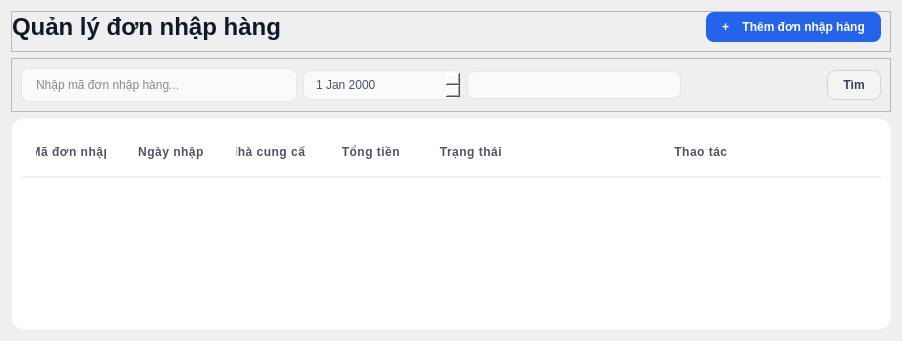
         <widget class="QWidget" name="pageNhapHang">
          <property name="styleSheet">
           <string notr="true">/* 1. Thiết lập nền cho trang */
QWidget#pageNhapHang {
    background-color: #f8f9fa; /* Màu xám cực nhạt giúp thẻ trắng nổi bật [cite: 98-99] */
}

/* 2. Tiêu đề trang */
QLabel#lblTitleQuanLyNhapHang {
    font-size: 24px;
    font-weight: bold;
    color: #111827; /* Đen tuyền chuyên nghiệp [cite: 114-115, 170] */
}

/* 3. Thẻ chứa bảng (Frame) */
QFrame#frNhapHang {
    background-color: #ffffff;
    border: 1px solid #f3f4f6;
    border-radius: 12px; /* Bo góc đồng bộ với trang Sản phẩm và Đơn hàng [cite: 117, 174, 232] */
}

/* 4. Tùy chỉnh Bảng Hóa đơn */
QTableWidget#tblDanhSachNhapHang {
    background-color: white;
    border: none;
    gridline-color: transparent; /* Ẩn lưới để trông sạch sẽ [cite: 108, 133, 210] */
    outline: none;
}

/* Tiêu đề cột (Headers) */
QHeaderView::section {
    background-color: white;
    padding: 15px;
    border: none;
    border-bottom: 2px solid #f3f4f6;
    font-weight: bold;
    color: #4b5563; /* Màu xám đậm chuyên nghiệp [cite: 118, 175, 233] */
    text-transform: uppercase; /* BUỘC IN HOA TIÊU ĐỀ CỘT [cite: 67-68] */
    letter-spacing: 0.5px;
}

/* Nút Thêm nhà cung cấp màu xanh dương */
QPushButton#btnThemDonNhapHang {
    background-color: #2563eb;
    color: white;
    font-weight: bold;
    border-radius: 8px;
    padding: 8px 16px;
}

QPushButton#btnThemDonNhapHang:hover {
    background-color: #1d4ed8;
}

/* 3. KHỐI TÌM KIẾM (frTimKiem) - Thiết kế dạng Card mỏng [cite: 331, 287, 456] */
QFrame#frTimKiem {
    background-color: #ffffff;
    border: 1px solid #e5e7eb;
    border-radius: 12px;
    padding: 5px;
}

/* Ô nhập liệu tìm kiếm [cite: 396-402] */
QLineEdit#txtTimKiemDonNhap {
    background-color: #f9fafb;
    border: 1px solid #e5e7eb;
    border-radius: 8px;
    padding: 8px 12px;
    color: #111827;
    min-width: 250px;
}

QLineEdit#txtTimKiemDonNhap:focus {
    border: 2px solid #2563eb;
    background-color: #ffffff;
}

/* Bộ lọc Trạng thái (ComboBox) [cite: 403-411] */
QComboBox#cbLocNCC {
    background-color: #f9fafb;
    border: 1px solid #e5e7eb;
    border-radius: 8px;
    padding: 5px 15px;
    color: #4b5563;
    min-width: 150px;
}

QComboBox#cbLocNCC::drop-down {
    border: none;
    width: 30px;
}

QComboBox#cbLocNCC::down-arrow {
    image: none;
    border-left: 5px solid transparent;
    border-right: 5px solid transparent;
    border-top: 5px solid #6b7280;
    margin-right: 10px;
}

/* Nút Tìm kiếm [cite: 162, 336] */
QPushButton#btnTimKiemDonNhap {
    background-color: #f3f4f6;
    color: #374151;
    border: 1px solid #d1d5db;
    border-radius: 8px;
    padding: 7px 15px;
    font-weight: 600;
}

QPushButton#btnTimKiemDonHang:hover {
    background-color: #e5e7eb;
}

/* Áp dụng cho ô chọn ngày tháng */
QDateEdit {
    background-color: #f9fafb;
    border: 1px solid #e5e7eb;
    border-radius: 8px; /* Bo góc 8px chuẩn hệ thống [cite: 282, 287] */
    padding: 6px 10px;
    color: #4b5563; /* Màu xám đậm chuyên nghiệp [cite: 290] */
    min-width: 120px;
}

QDateEdit:focus {
    border: 2px solid #2563eb; /* Xanh dương khi chọn [cite: 294] */
    background-color: #ffffff;
}

/* Tùy chỉnh nút mũi tên lịch */
QDateEdit::drop-down {
    border: none;
    width: 25px;
}</string>
          </property>
          <layout class="QVBoxLayout" name="verticalLayout_6">
           <item>
            <widget class="QFrame" name="frTitleNhapHang">
             <property name="frameShape">
              <enum>QFrame::StyledPanel</enum>
             </property>
             <property name="frameShadow">
              <enum>QFrame::Raised</enum>
             </property>
             <layout class="QHBoxLayout" name="horizontalLayout_13">
              <property name="leftMargin">
               <number>0</number>
              </property>
              <property name="topMargin">
               <number>0</number>
              </property>
              <item>
               <widget class="QLabel" name="lblTitleQuanLyNhapHang">
                <property name="text">
                 <string>Quản lý đơn nhập hàng</string>
                </property>
               </widget>
              </item>
              <item>
               <spacer name="horizontalSpacer_12">
                <property name="orientation">
                 <enum>Qt::Horizontal</enum>
                </property>
                <property name="sizeHint" stdset="0">
                 <size>
                  <width>388</width>
                  <height>20</height>
                 </size>
                </property>
               </spacer>
              </item>
              <item>
               <widget class="QPushButton" name="btnThemDonNhapHang">
                <property name="text">
                 <string>+    Thêm đơn nhập hàng</string>
                </property>
               </widget>
              </item>
             </layout>
            </widget>
           </item>
           <item>
            <widget class="QFrame" name="frTimKiem_6">
             <property name="frameShape">
              <enum>QFrame::StyledPanel</enum>
             </property>
             <property name="frameShadow">
              <enum>QFrame::Raised</enum>
             </property>
             <layout class="QHBoxLayout" name="horizontalLayout_17">
              <item>
               <widget class="QLineEdit" name="txtTimKiemDonNhap">
                <property name="placeholderText">
                 <string>Nhập mã đơn nhập hàng...</string>
                </property>
               </widget>
              </item>
              <item>
               <widget class="QDateEdit" name="deLocNgay_2"/>
              </item>
              <item>
               <widget class="QComboBox" name="cbLocNCC"/>
              </item>
              <item>
               <spacer name="horizontalSpacer_14">
                <property name="orientation">
                 <enum>Qt::Horizontal</enum>
                </property>
                <property name="sizeHint" stdset="0">
                 <size>
                  <width>140</width>
                  <height>13</height>
                 </size>
                </property>
               </spacer>
              </item>
              <item>
               <widget class="QPushButton" name="btnTimKiemDonNhap">
                <property name="text">
                 <string>Tìm</string>
                </property>
               </widget>
              </item>
             </layout>
            </widget>
           </item>
           <item>
            <widget class="QFrame" name="frNhapHang">
             <property name="frameShape">
              <enum>QFrame::StyledPanel</enum>
             </property>
             <property name="frameShadow">
              <enum>QFrame::Raised</enum>
             </property>
             <layout class="QVBoxLayout" name="verticalLayout_7">
              <item>
               <widget class="QTableWidget" name="tblDanhSachNhapHang">
                <property name="alternatingRowColors">
                 <bool>true</bool>
                </property>
                <property name="selectionBehavior">
                 <enum>QAbstractItemView::SelectRows</enum>
                </property>
                <property name="showGrid">
                 <bool>false</bool>
                </property>
                <attribute name="horizontalHeaderShowSortIndicator" stdset="0">
                 <bool>false</bool>
                </attribute>
                <attribute name="horizontalHeaderStretchLastSection">
                 <bool>true</bool>
                </attribute>
                <column>
                 <property name="text">
                  <string>Mã đơn nhập</string>
                 </property>
                </column>
                <column>
                 <property name="text">
                  <string>Ngày nhập</string>
                 </property>
                </column>
                <column>
                 <property name="text">
                  <string>Nhà cung cấp</string>
                 </property>
                </column>
                <column>
                 <property name="text">
                  <string>Tổng tiền</string>
                 </property>
                </column>
                <column>
                 <property name="text">
                  <string>Trạng thái</string>
                 </property>
                </column>
                <column>
                 <property name="text">
                  <string>Thao tác</string>
                 </property>
                </column>
               </widget>
              </item>
             </layout>
            </widget>
           </item>
          </layout>
         </widget>
